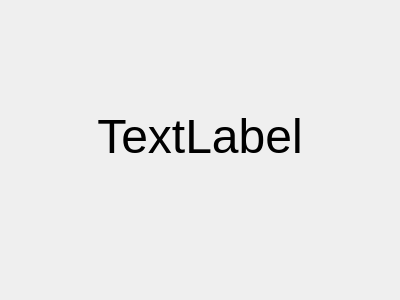
<?xml version="1.0" encoding="UTF-8"?>
<ui version="4.0">
 <class>BasicQuiz</class>
 <widget class="QWidget" name="BasicQuiz">
  <property name="geometry">
   <rect>
    <x>0</x>
    <y>0</y>
    <width>400</width>
    <height>300</height>
   </rect>
  </property>
  <property name="windowTitle">
   <string>Form</string>
  </property>
  <layout class="QVBoxLayout" name="verticalLayout">
   <item>
    <widget class="QLabel" name="question">
     <property name="font">
      <font>
       <pointsize>36</pointsize>
      </font>
     </property>
     <property name="text">
      <string>TextLabel</string>
     </property>
     <property name="alignment">
      <set>Qt::AlignCenter</set>
     </property>
    </widget>
   </item>
   <item>
    <layout class="QHBoxLayout" name="horizontalLayout">
     <item>
      <widget class="QPushButton" name="flag2">
       <property name="text">
        <string/>
       </property>
       <property name="flat">
        <bool>true</bool>
       </property>
      </widget>
     </item>
     <item>
      <widget class="QPushButton" name="flag1">
       <property name="text">
        <string/>
       </property>
       <property name="flat">
        <bool>true</bool>
       </property>
      </widget>
     </item>
    </layout>
   </item>
  </layout>
 </widget>
 <resources/>
 <connections/>
</ui>
